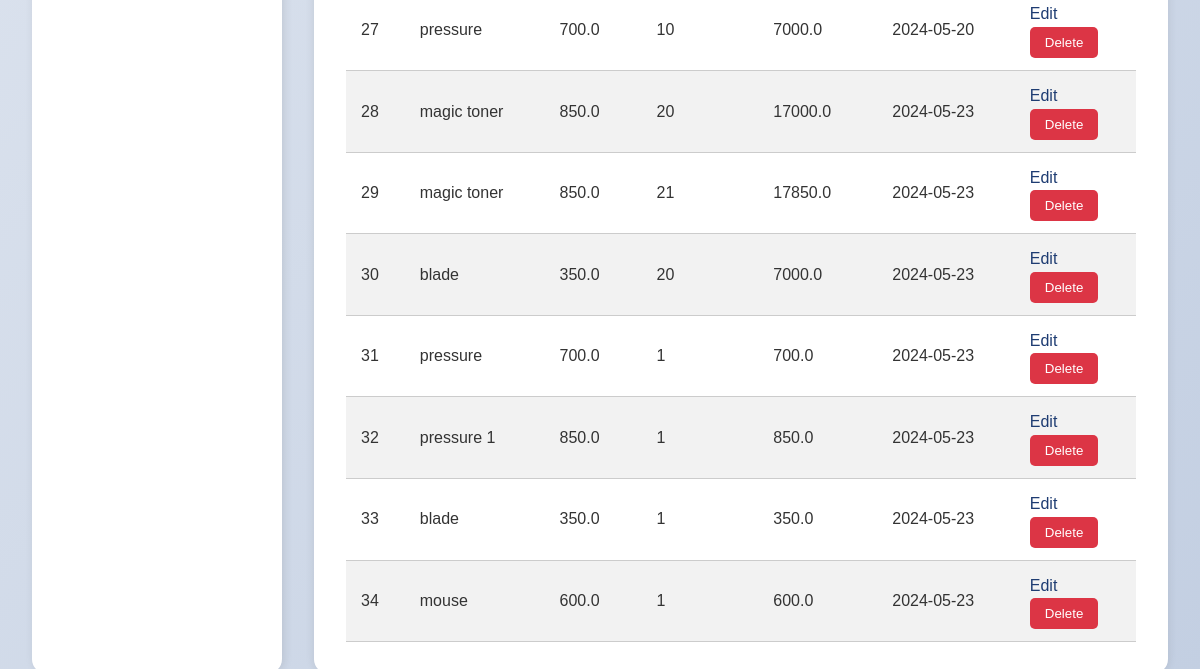
/view_sales (lower part), run on an earlier commit of the app's database.
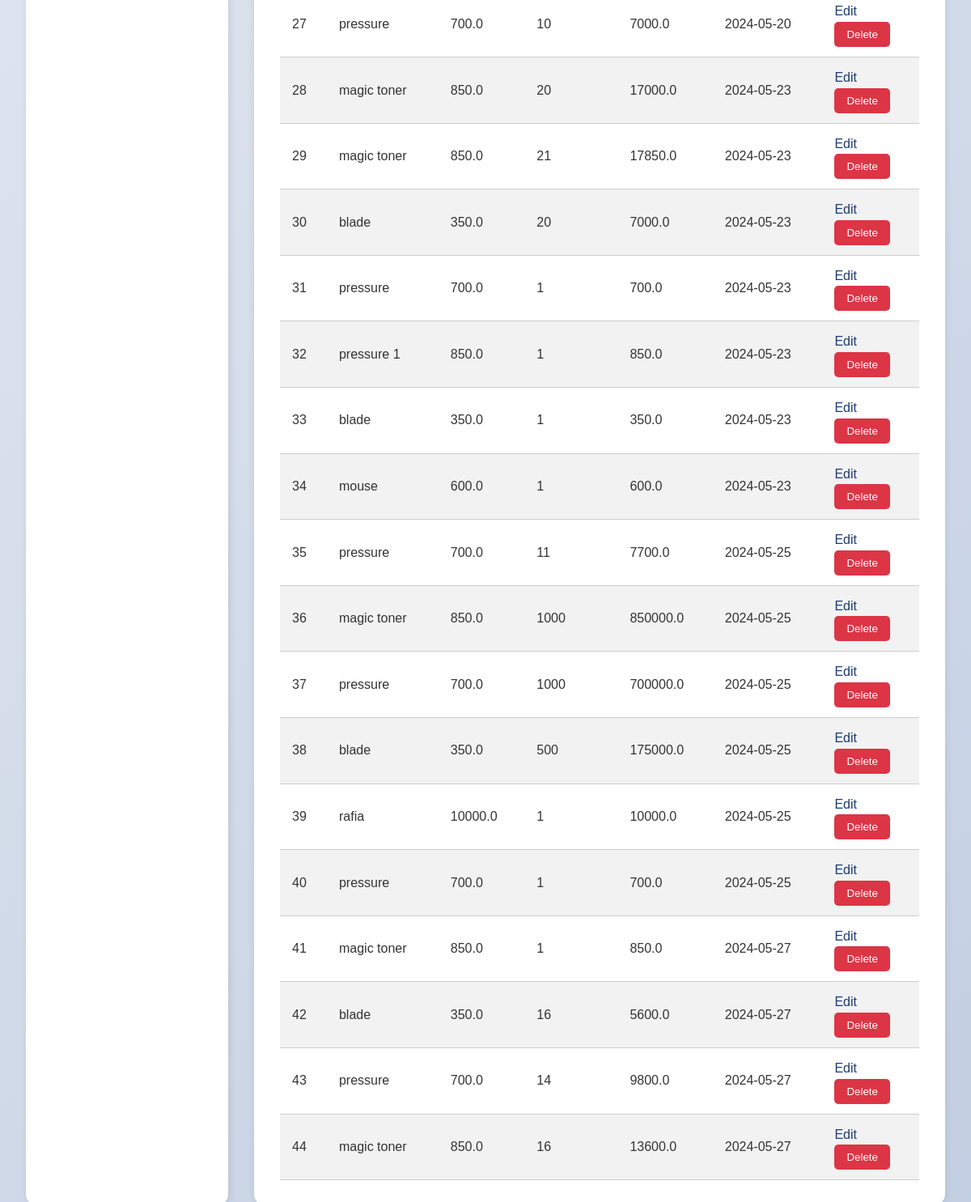
And on a later commit of the database.
### app.py (models this page shows, shortened)
class Sale(db.Model):
    id = db.Column(db.Integer, primary_key=True)
    item = db.Column(db.String(100), nullable=False)
    price = db.Column(db.Float, nullable=False)
    quantity = db.Column(db.Integer, nullable=False)
    total = db.Column(db.Float, nullable=False)
    date = db.Column(db.Date, nullable=False)
    product_id = db.Column(db.Integer, db.ForeignKey('product.id'))  # Add a foreign key to the Product model
    product = db.relationship('Product', backref=db.backref('sales', lazy=True))  # Establish a one-to-many relationship

### app.py (the view)
@app.route('/view_sales')
def view_sales():
    sales = Sale.query.all()
    return render_template('view_sales.html', sales=sales)

### templates/view_sales.html (shortened to what this page needs)
<!DOCTYPE html>
<html lang="en">
<head>
    <link rel="stylesheet" href="../static/css/view_sales.css">
</head>
<body>
    <main>
        <div class="sections-container">
            <aside>
            </aside>
            <article>
                <table>
                    <tbody>
                        {% for sale in sales %}
                        <tr>
                            <td>{{ sale.id }}</td>
                            <td>{{ sale.item }}</td>
                            <td>{{ sale.price }}</td>
                            <td>{{ sale.quantity }}</td>
                            <td>{{ sale.total }}</td>
                            <td>{{ sale.date }}</td>
                            <td>
                                <a href="{{ url_for('edit_sale', id=sale.id) }}">Edit</a>
                                <form action="{{ url_for('delete_sale', id=sale.id) }}" method="POST">
                                    <button type="submit" onclick="return confirm('Are you sure you want to delete this sale record?')">Delete</button>
                                </form>
                            </td>
                        </tr>
                        {% endfor %}
                    </tbody>
                </table>
            </article>
        </div>
    </main>
</body>
</html>

What changed in the data, as far as the page shows it:
added Sale: id "35", item "pressure", price "700.0", quantity "11", total "7700.0", date "2024-05-25"
added Sale: id "36", item "magic toner", price "850.0", quantity "1000", total "850000.0", date "2024-05-25"
added Sale: id "37", item "pressure", price "700.0", quantity "1000", total "700000.0", date "2024-05-25"
added Sale: id "38", item "blade", price "350.0", quantity "500", total "175000.0", date "2024-05-25"
added Sale: id "39", item "rafia", price "10000.0", quantity "1", total "10000.0", date "2024-05-25"
added Sale: id "40", item "pressure", price "700.0", quantity "1", total "700.0", date "2024-05-25"
added Sale: id "41", item "magic toner", price "850.0", quantity "1", total "850.0", date "2024-05-27"
added Sale: id "42", item "blade", price "350.0", quantity "16", total "5600.0", date "2024-05-27"
added Sale: id "43", item "pressure", price "700.0", quantity "14", total "9800.0", date "2024-05-27"
added Sale: id "44", item "magic toner", price "850.0", quantity "16", total "13600.0", date "2024-05-27"
